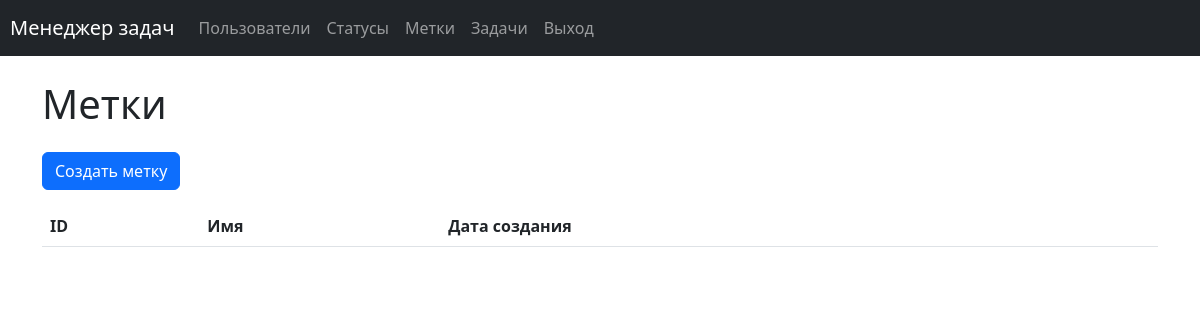
The page /labels/ (signed in) on the database as committed earlier.
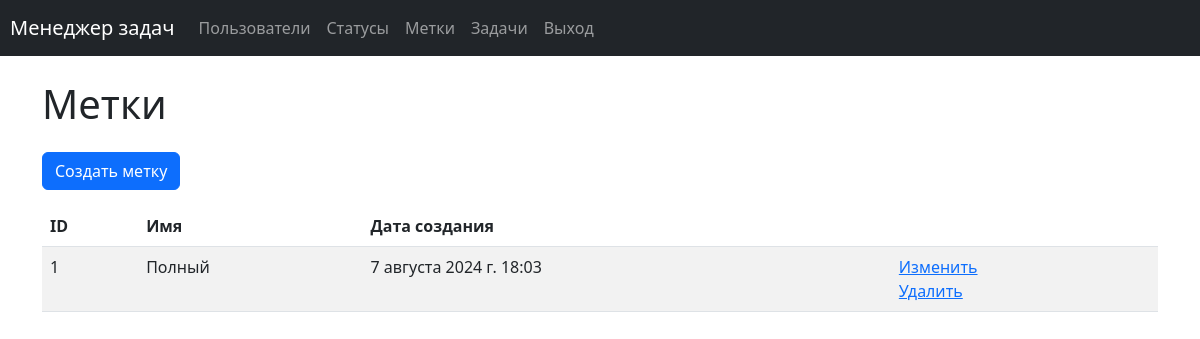
The same page on the database as committed later.
### task_manager/labels/models.py (models this page shows, shortened)
class Label(models.Model):
    name = models.CharField(
        max_length=150,
        unique=True,
        blank=False,
        verbose_name=_('Name'),
    )
    created_at = models.DateTimeField(
        auto_now_add=True,
        verbose_name=_('Creation date')
    )
    class Meta:
        verbose_name = _('Label')
        verbose_name_plural = _('Labels')

### task_manager/labels/views.py (the view)
# urls.py: path('', views.LabelsListView.as_view(), name='labels'),
class LabelsListView(UserLoginMixin, ListView):
    template_name = 'labels/index.html'
    model = Label
    context_object_name = 'labels'
    extra_context = {
        'title': _('Labels'),
    }

### task_manager/mixins.py (called while the page is built)
    def dispatch(self, request, *args, **kwargs):
        if not request.user.is_authenticated:
            message = _("You are not logged in! Please log in.")
            messages.error(request, message)
            return redirect(self.login_url)
        return super().dispatch(request, *args, **kwargs)

### task_manager/templates/labels/index.html (shortened to what this page needs)
{% extends 'base.html' %}
{% load i18n %}
{% block content %}
<div class="container wrapper flex-grow-1">
      <h1 class="my-4">
        {% trans 'Labels' %}
      </h1>
<a class="btn btn-primary mb-3" href="{% url 'labels_create' %}">{% trans 'Create label' %}</a>
<table class="table table-striped">
  <thead>
    <tr>
      <th>ID</th>
      <th>{% trans 'Name' %}</th>
      <th>{% trans 'Created at' %}</th>
      <th></th>
    </tr>
  </thead>
  <tbody>
    {% for label in labels %}
      <tr>
          <td>{{ label.id }}</td>
          <td>{{ label.name }}</td>
          <td>{{ label.created_at }}</td>
          <td>
              <a href="{% url 'labels_update' label.id %}">{% trans 'Update' %}</a>
              <br>
              <a href="{% url 'labels_delete' label.id %}">{% trans 'Delete' %}</a>
          </td>
      </tr>
    {% endfor %}
  </tbody>
</table>
</div>
{% endblock %}

Rows that differ between the two databases and show on the page:
added Label: id "1", name "Полный", created_at "7 августа 2024 г. 18:03"
